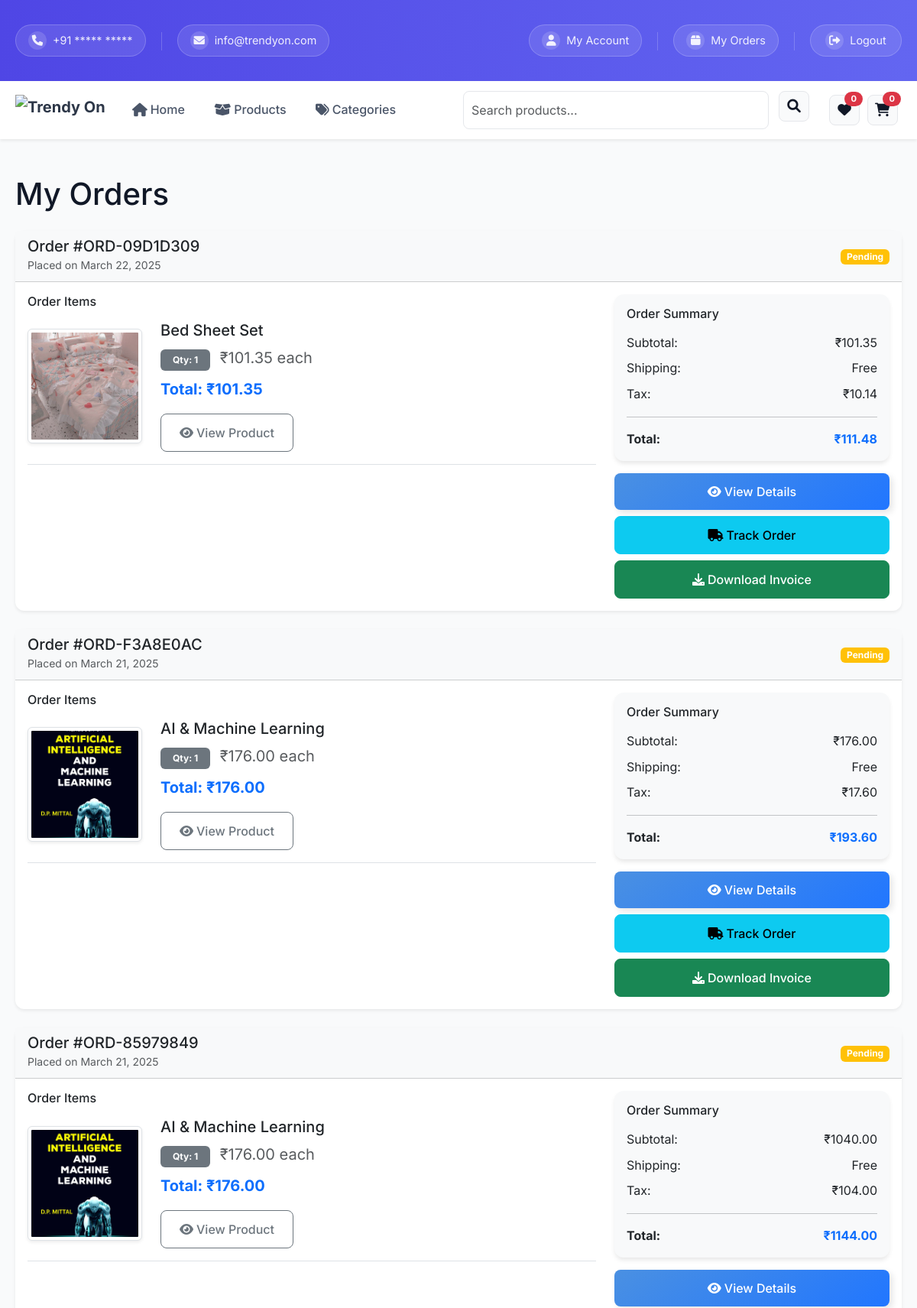
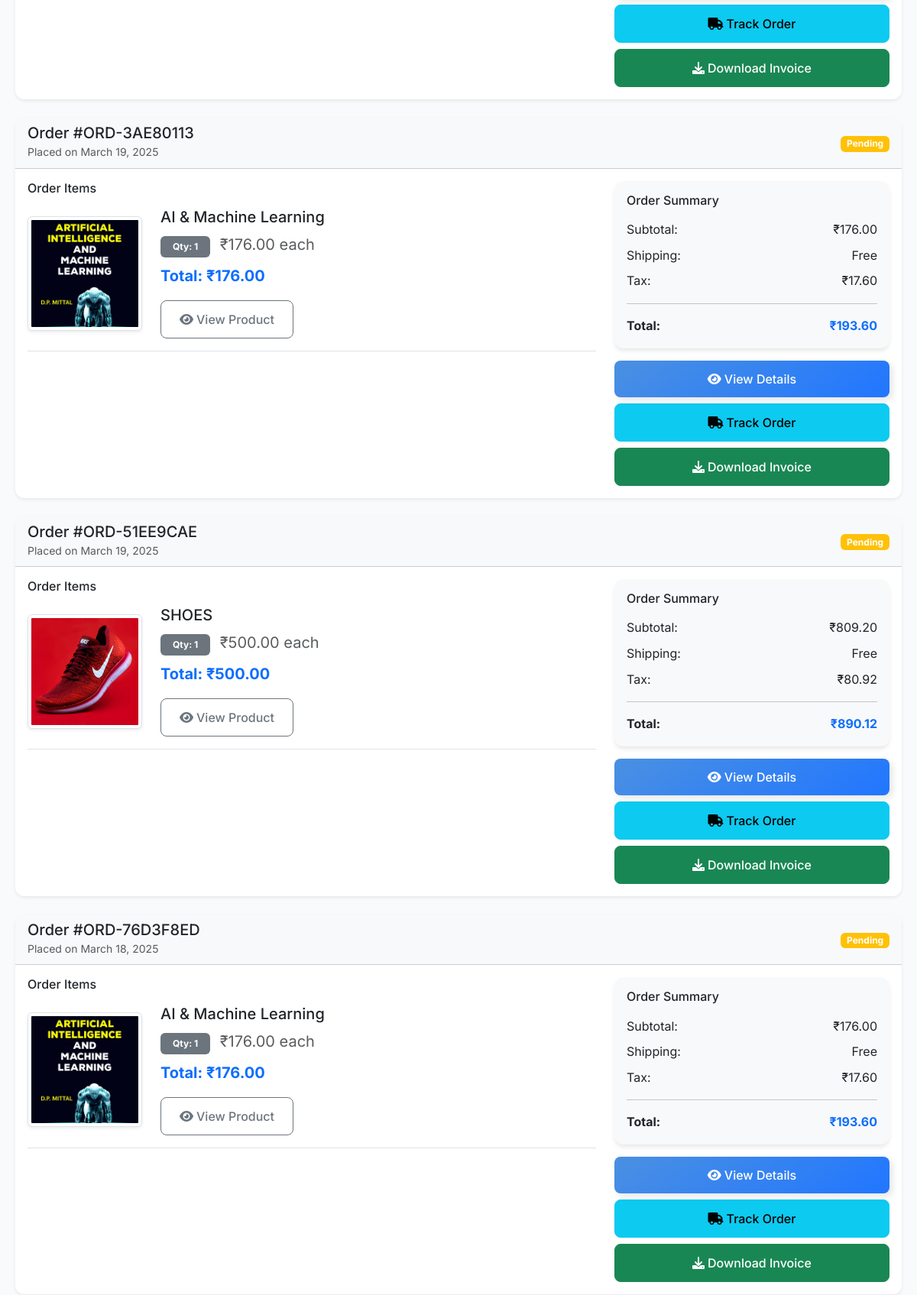
Screenshot of /orders/ (signed in, upper part) with the database file from the repository (2 pictures, top to bottom).
### orders/models.py (models this page shows, shortened)
class Order(models.Model):
    STATUS_CHOICES = [
        ('pending', 'Pending'),
        ('processing', 'Processing'),
        ('shipped', 'Shipped'),
        ('delivered', 'Delivered'),
        ('cancelled', 'Cancelled'),
    ]
    PAYMENT_STATUS_CHOICES = [
        ('pending', 'Pending'),
        ('completed', 'Completed'),
        ('failed', 'Failed'),
        ('refunded', 'Refunded'),
    ]
    PAYMENT_METHOD_CHOICES = [
        ('cod', 'Cash on Delivery'),
        ('card', 'Credit/Debit Card'),
        ('upi', 'UPI'),
        ('netbanking', 'Net Banking'),
    ]
    order_id = models.CharField(max_length=50, unique=True, editable=False)
    user = models.ForeignKey(User, on_delete=models.CASCADE)
    first_name = models.CharField(max_length=100, default='')
    last_name = models.CharField(max_length=100, default='')
    email = models.EmailField(default='')
    phone = models.CharField(max_length=20, default='')
    status = models.CharField(max_length=20, choices=STATUS_CHOICES, default='pending')
    payment_status = models.CharField(max_length=20, choices=PAYMENT_STATUS_CHOICES, default='pending')
    payment_method = models.CharField(max_length=20, choices=PAYMENT_METHOD_CHOICES, default='cod')
    transaction_id = models.CharField(max_length=100, blank=True, null=True)
    shipping_address = models.TextField(default='')
    notes = models.TextField(blank=True, null=True)
    subtotal = models.DecimalField(max_digits=10, decimal_places=2, null=True, blank=True)
    shipping_cost = models.DecimalField(max_digits=10, decimal_places=2, null=True, blank=True)
    tax_amount = models.DecimalField(max_digits=10, decimal_places=2, null=True, blank=True)
    discount = models.DecimalField(max_digits=10, decimal_places=2, default=0)
    total_amount = models.DecimalField(max_digits=10, decimal_places=2, null=True, blank=True)
    created_at = models.DateTimeField(auto_now_add=True)
    updated_at = models.DateTimeField(auto_now=True)

class OrderItem(models.Model):
    order = models.ForeignKey(Order, related_name='items', on_delete=models.CASCADE)
    product = models.ForeignKey(Product, on_delete=models.CASCADE)
    quantity = models.PositiveIntegerField()
    price = models.DecimalField(max_digits=10, decimal_places=2)
    total = models.DecimalField(max_digits=10, decimal_places=2)

### products/models.py (models this page shows, shortened)
class ProductImage(models.Model):
    product = models.ForeignKey(Product, on_delete=models.CASCADE, related_name='images')
    image = models.ImageField(upload_to='products/')
    alt_text = models.CharField(max_length=200, blank=True)
    is_primary = models.BooleanField(default=False)
    created_at = models.DateTimeField(auto_now_add=True)
    class Meta:
        ordering = ('-is_primary', 'created_at')

class Product(models.Model):
    name = models.CharField(max_length=200)
    slug = models.SlugField(unique=True)
    category = models.ForeignKey(Category, on_delete=models.CASCADE, related_name='products')
    brand = models.ForeignKey(Brand, on_delete=models.SET_NULL, null=True, related_name='products')
    description = models.TextField()
    price = models.DecimalField(max_digits=10, decimal_places=2)
    sale_price = models.DecimalField(max_digits=10, decimal_places=2, null=True, blank=True)
    stock = models.PositiveIntegerField(default=0)
    is_available = models.BooleanField(default=True)
    is_featured = models.BooleanField(default=False)
    rating = models.DecimalField(max_digits=3, decimal_places=2, default=0.00)
    num_reviews = models.PositiveIntegerField(default=0)
    created_at = models.DateTimeField(auto_now_add=True)
    updated_at = models.DateTimeField(auto_now=True)
    class Meta:
        ordering = ('-created_at',)

### orders/views.py (the view)
# urls.py: path('', views.order_history, name='order_history'),
@login_required
def order_history(request):
    orders = Order.objects.filter(user=request.user)\
        .prefetch_related('items__product__images')\
        .order_by('-created_at')
    return render(request, 'orders/order_history.html', {'orders': orders})

### templates/orders/order_history.html (shortened to what this page needs)
{% extends 'base.html' %}
{% load static %}
{% block content %}
<div class="container py-5">
    <h1 class="mb-4">My Orders</h1>
    {% if orders %}
        {% for order in orders %}
            <div class="card mb-4 shadow-sm">
                <div class="card-header bg-light">
                    <div class="d-flex justify-content-between align-items-center">
                        <div>
                            <h5 class="mb-0">Order #{{ order.order_id }}</h5>
                            <small class="text-muted">Placed on {{ order.created_at|date:"F j, Y" }}</small>
                        </div>
                        <div>
                            <span class="badge {% if order.status == 'pending' %}bg-warning
                                              {% elif order.status == 'processing' %}bg-info
                                              {% elif order.status == 'shipped' %}bg-primary
                                              {% elif order.status == 'delivered' %}bg-success
                                              {% else %}bg-danger{% endif %}">
                                {{ order.get_status_display }}
                            </span>
                        </div>
                    </div>
                </div>
                <div class="card-body">
                    <div class="row">
                        <div class="col-md-8">
                            <h6 class="mb-3">Order Items</h6>
                            {% for item in order.items.all %}
                                <div class="d-flex align-items-center mb-4 pb-3 border-bottom">
                                    <div class="me-4" style="width: 150px; height: 150px;">
                                        {% with primary_image=item.product.images.filter.is_primary.first %}
                                            {% if primary_image %}
                                                <img src="{{ primary_image.image.url }}"
                                                     alt="{{ item.product.name }}"
                                                     class="img-thumbnail rounded shadow-sm"
                                                     style="width: 100%; height: 100%; object-fit: cover;">
                                            {% else %}
                                                {% with first_image=item.product.images.first %}
                                                    {% if first_image %}
                                                        <img src="{{ first_image.image.url }}"
                                                             alt="{{ item.product.name }}"
                                                             class="img-thumbnail rounded shadow-sm"
                                                             style="width: 100%; height: 100%; object-fit: cover;">
                                                    {% else %}
                                                        <div class="bg-light d-flex align-items-center justify-content-center h-100 rounded shadow-sm">
                                                            <i class="fas fa-image text-muted fa-3x"></i>
                                                        </div>
                                                    {% endif %}
                                                {% endwith %}
                                            {% endif %}
                                        {% endwith %}
                                    </div>
                                    <div class="flex-grow-1">
                                        <h5 class="mb-2">{{ item.product.name }}</h5>
                                        <div class="d-flex justify-content-between align-items-start">
                                            <div>
                                                <p class="mb-2">
                                                    <span class="badge bg-secondary me-2 px-3 py-2">Qty: {{ item.quantity }}</span>
                                                    <span class="text-muted fs-5">₹{{ item.price }} each</span>
                                                </p>
                                                <p class="mb-3 text-primary"><strong class="fs-5">Total: ₹{{ item.total }}</strong></p>
                                                <a href="{% url 'product_detail' item.product.slug %}" class="btn btn-outline-secondary">
                                                    <i class="fas fa-eye me-1"></i>View Product
                                                </a>
                                            </div>
                                        </div>
                                    </div>
                                </div>
                            {% endfor %}
                        </div>
                        <div class="col-md-4">
                            <div class="card bg-light">
                                <div class="card-body">
                                    <h6 class="mb-3">Order Summary</h6>
                                    <div class="d-flex justify-content-between mb-2">
                                        <span>Subtotal:</span>
                                        <span>₹{{ order.subtotal }}</span>
                                    </div>
                                    <div class="d-flex justify-content-between mb-2">
                                        <span>Shipping:</span>
                                        <span>Free</span>
                                    </div>
                                    <div class="d-flex justify-content-between mb-2">
                                        <span>Tax:</span>
                                        <span>₹{{ order.tax_amount }}</span>
                                    </div>
                                    <hr>
                                    <div class="d-flex justify-content-between">
                                        <strong>Total:</strong>
                                        <strong class="text-primary">₹{{ order.total_amount }}</strong>
                                    </div>
                                </div>
                            </div>
                            <div class="mt-3 d-grid gap-2">
                                <a href="{% url 'order_detail' order.order_id %}" class="btn btn-primary">
                                    <i class="fas fa-eye me-1"></i>View Details
                                </a>
                                <a href="{% url 'track_order' order.order_id %}" class="btn btn-info">
                                    <i class="fas fa-truck me-1"></i>Track Order
                                </a>
                                <a href="{% url 'download_invoice' order.order_id %}" class="btn btn-success">
                                    <i class="fas fa-download me-1"></i>Download Invoice
                                </a>
                            </div>
                        </div>
                    </div>
                </div>
            </div>
        {% endfor %}
    {% endif %}
</div>
{% endblock %}

### templates/base.html (shortened to what this page needs)
{% load static %}
<!DOCTYPE html>
<html lang="en">
<head>
    <link href="https://cdn.jsdelivr.net/npm/bootstrap@5.3.0/dist/css/bootstrap.min.css" rel="stylesheet">
    <link href="https://cdnjs.cloudflare.com/ajax/libs/font-awesome/6.0.0/css/all.min.css" rel="stylesheet">
    <link href="https://cdn.jsdelivr.net/npm/sweetalert2@11/dist/sweetalert2.min.css" rel="stylesheet">
    <link href="{% static 'css/style.css' %}" rel="stylesheet">
</head>
<body>
    <div class="top-bar">
        <div class="container">
            <div class="row align-items-center">
                <div class="col-md-6 contact-info">
                    <a href="tel:+91*****">
                        <i class="fa-solid fa-phone"></i>
                        +91 ***** *****
                    </a>
                    <a href="mailto:info@trendyon.com">
                        <i class="fas fa-envelope me-2"></i>
                        info@trendyon.com
                    </a>
                </div>
                <div class="col-md-6 text-end user-links">
                    {% if user.is_authenticated %}
                        <a href="{% url 'profile' %}">
                            <i class="fa-solid fa-user"></i>
                            My Account
                        </a>
                        <a href="{% url 'order_history' %}">
                            <i class="fa-solid fa-box"></i>
                            My Orders
                        </a>
                        <a href="{% url 'logout' %}">
                            <i class="fa-solid fa-right-from-bracket"></i>
                            Logout
                        </a>
                    {% endif %}
                </div>
            </div>
        </div>
    </div>
    <nav class="navbar navbar-expand-lg navbar-light bg-white shadow-sm sticky-top">
        <div class="container">
            <a class="navbar-brand" href="http://127.0.0.1:8000/">
                <img src="https://i.postimg.cc/wxtWnxzs/TRENDY.jpg" alt="Trendy On" class="logo-img">
            </a>
            <div class="collapse navbar-collapse" id="navbarNav">
                <ul class="navbar-nav me-auto">
                    <li class="nav-item">
                        <a class="nav-link" href="http://127.0.0.1:8000/">
                            <i class="fa-solid fa-house me-1"></i>Home
                        </a>
                    </li>
                    <li class="nav-item">
                        <a class="nav-link" href="{% url 'products_list' %}">
                            <i class="fa-solid fa-box-open me-1"></i>Products
                        </a>
                    </li>
                    <li class="nav-item">
                        <a class="nav-link" href="{% url 'categories_list' %}">
                            <i class="fa-solid fa-tags me-1"></i>Categories
                        </a>
                    </li>
                </ul>
                <form class="d-flex mx-3" action="{% url 'search_products' %}" method="GET">
                    <input class="form-control me-2" type="search" name="q" placeholder="Search products..." style="padding-left: 10px; width: 400px;">
                    <button class="nav-action-btn" type="submit">
                        <i class="fa-solid fa-search"></i>
                    </button>
                </form>
                <div class="d-flex align-items-center">
                    <a href="{% url 'wishlist' %}" class="nav-action-btn">
                        <i class="fa-solid fa-heart"></i>
                        <span class="badge bg-danger rounded-pill">{{ request.user.wishlistitem_set.count|default:0 }}</span>
                    </a>
                    <a href="{% url 'cart' %}" class="nav-action-btn">
                        <i class="fa-solid fa-cart-shopping"></i>
                        <span class="badge bg-danger rounded-pill">{{ cart.total_items|default:0 }}</span>
                    </a>
                </div>
            </div>
        </div>
    </nav>
    <main>
        {% block content %}{% endblock %}
    </main>
</body>
</html>

### rows the page displays
Order: order_id "ORD-09D1D309", created_at "March 22, 2025", status "Pending", subtotal "101.35", tax_amount "10.14", total_amount "111.48"
OrderItem: product.images.first.image (picture), product.name "Bed Sheet Set", quantity "1", price "101.35", total "101.35"
Order: order_id "ORD-F3A8E0AC", created_at "March 21, 2025", status "Pending", subtotal "176.00", tax_amount "17.60", total_amount "193.60"
OrderItem: product.images.first.image (picture), product.name "AI & Machine Learning", quantity "1", price "176.00", total "176.00"
Order: order_id "ORD-85979849", created_at "March 21, 2025", status "Pending", subtotal "1040.00", tax_amount "104.00", total_amount "1144.00"
OrderItem: product.images.first.image (picture), product.name "AI & Machine Learning", quantity "1", price "176.00", total "176.00"
Order: order_id "ORD-3AE80113", created_at "March 19, 2025", status "Pending", subtotal "176.00", tax_amount "17.60", total_amount "193.60"
OrderItem: product.images.first.image (picture), product.name "AI & Machine Learning", quantity "1", price "176.00", total "176.00"
Order: order_id "ORD-51EE9CAE", created_at "March 19, 2025", status "Pending", subtotal "809.20", tax_amount "80.92", total_amount "890.12"
OrderItem: product.images.first.image (picture), product.name "SHOES", quantity "1", price "500.00", total "500.00"
Order: order_id "ORD-76D3F8ED", created_at "March 18, 2025", status "Pending", subtotal "176.00", tax_amount "17.60", total_amount "193.60"
OrderItem: product.images.first.image (picture), product.name "AI & Machine Learning", quantity "1", price "176.00", total "176.00"

### other values shown
{{ request.user.wishlistitem_set.count|default:0 }} "0"
{{ cart.total_items|default:0 }} "0"
